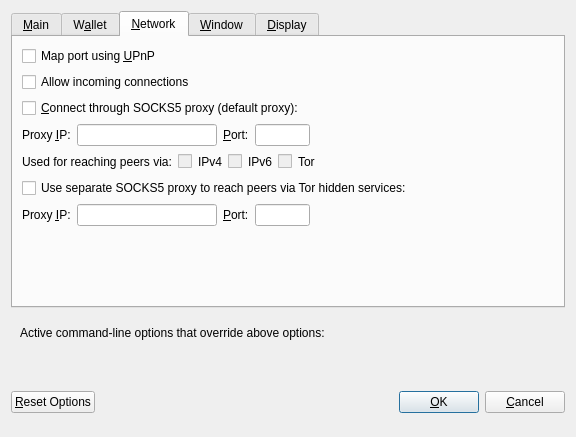
<?xml version="1.0" encoding="UTF-8"?>
<ui version="4.0">
 <class>OptionsDialog</class>
 <widget class="QDialog" name="OptionsDialog">
  <property name="geometry">
   <rect>
    <x>0</x>
    <y>0</y>
    <width>576</width>
    <height>404</height>
   </rect>
  </property>
  <property name="windowTitle">
   <string>Options</string>
  </property>
  <property name="modal">
   <bool>true</bool>
  </property>
  <layout class="QVBoxLayout" name="verticalLayout">
   <item>
    <widget class="QTabWidget" name="tabWidget">
     <property name="currentIndex">
      <number>2</number>
     </property>
     <widget class="QWidget" name="tabMain">
      <attribute name="title">
       <string>&amp;Main</string>
      </attribute>
      <layout class="QVBoxLayout" name="verticalLayout_Main">
       <item>
        <widget class="QCheckBox" name="bitcoinAtStartup">
         <property name="toolTip">
          <string>Automatically start BTR Core after logging in to the system.</string>
         </property>
         <property name="text">
          <string>&amp;Start BTR Core on system login</string>
         </property>
        </widget>
       </item>
       <item>
        <layout class="QHBoxLayout" name="horizontalLayout_2_Main">
         <item>
          <widget class="QLabel" name="databaseCacheLabel">
           <property name="text">
            <string>Size of &amp;database cache</string>
           </property>
           <property name="textFormat">
            <enum>Qt::PlainText</enum>
           </property>
           <property name="buddy">
            <cstring>databaseCache</cstring>
           </property>
          </widget>
         </item>
         <item>
          <widget class="QSpinBox" name="databaseCache"/>
         </item>
         <item>
          <widget class="QLabel" name="databaseCacheUnitLabel">
           <property name="text">
            <string>MB</string>
           </property>
           <property name="textFormat">
            <enum>Qt::PlainText</enum>
           </property>
          </widget>
         </item>
         <item>
          <spacer name="horizontalSpacer_2_Main">
           <property name="orientation">
            <enum>Qt::Horizontal</enum>
           </property>
           <property name="sizeHint" stdset="0">
            <size>
             <width>40</width>
             <height>20</height>
            </size>
           </property>
          </spacer>
         </item>
        </layout>
       </item>
       <item>
        <layout class="QHBoxLayout" name="horizontalLayout_3_Main">
         <item>
          <widget class="QLabel" name="threadsScriptVerifLabel">
           <property name="text">
            <string>Number of script &amp;verification threads</string>
           </property>
           <property name="textFormat">
            <enum>Qt::PlainText</enum>
           </property>
           <property name="buddy">
            <cstring>threadsScriptVerif</cstring>
           </property>
          </widget>
         </item>
         <item>
          <widget class="QSpinBox" name="threadsScriptVerif">
           <property name="toolTip">
            <string>(0 = auto, &lt;0 = leave that many cores free)</string>
           </property>
          </widget>
         </item>
         <item>
          <spacer name="horizontalSpacer_3_Main">
           <property name="orientation">
            <enum>Qt::Horizontal</enum>
           </property>
           <property name="sizeHint" stdset="0">
            <size>
             <width>40</width>
             <height>20</height>
            </size>
           </property>
          </spacer>
         </item>
        </layout>
       </item>
       <item>
        <spacer name="verticalSpacer_Main">
         <property name="orientation">
          <enum>Qt::Vertical</enum>
         </property>
         <property name="sizeHint" stdset="0">
          <size>
           <width>20</width>
           <height>40</height>
          </size>
         </property>
        </spacer>
       </item>
      </layout>
     </widget>
     <widget class="QWidget" name="tabWallet">
      <attribute name="title">
       <string>W&amp;allet</string>
      </attribute>
      <layout class="QVBoxLayout" name="verticalLayout_Wallet">
       <item>
        <widget class="QGroupBox" name="groupBox">
         <property name="title">
          <string>Expert</string>
         </property>
         <layout class="QVBoxLayout" name="verticalLayout_2">
          <item>
           <widget class="QCheckBox" name="coinControlFeatures">
            <property name="toolTip">
             <string>Whether to show coin control features or not.</string>
            </property>
            <property name="text">
             <string>Enable coin &amp;control features</string>
            </property>
           </widget>
          </item>
          <item>
           <widget class="QCheckBox" name="showMasternodesTab">
            <property name="toolTip">
             <string>Show additional tab listing all your masternodes in first sub-tab&lt;br/&gt;and all masternodes on the network in second sub-tab.</string>
            </property>
            <property name="text">
             <string>Show Masternodes Tab</string>
            </property>
           </widget>
          </item>
          <item>
           <widget class="QCheckBox" name="showAdvancedPSUI">
            <property name="toolTip">
             <string>Show additional information and buttons for PrivateSend on overview screen.</string>
            </property>
            <property name="text">
             <string>Enable advanced PrivateSend interface</string>
            </property>
           </widget>
          </item>
          <item>
           <widget class="QCheckBox" name="lowKeysWarning">
            <property name="toolTip">
             <string>Show warning dialog when PrivateSend detects that wallet has very low number of keys left.</string>
            </property>
            <property name="text">
             <string>Warn if PrivateSend is running out of keys</string>
            </property>
           </widget>
          </item>
          <item>
           <widget class="QCheckBox" name="privateSendMultiSession">
            <property name="toolTip">
             <string>Whether to use experimental PrivateSend mode with multiple mixing sessions per block.&lt;br/&gt;Note: You must use this feature carefully.&lt;br/&gt;Make sure you always have recent wallet (auto)backup in a safe place!</string>
            </property>
            <property name="text">
             <string>Enable PrivateSend &amp;multi-session</string>
            </property>
           </widget>
          </item>
          <item>
           <widget class="QCheckBox" name="spendZeroConfChange">
            <property name="toolTip">
             <string>If you disable the spending of unconfirmed change, the change from a transaction&lt;br/&gt;cannot be used until that transaction has at least one confirmation.&lt;br/&gt;This also affects how your balance is computed.</string>
            </property>
            <property name="text">
             <string>&amp;Spend unconfirmed change</string>
            </property>
           </widget>
          </item>
         </layout>
        </widget>
       </item>
       <item>
        <layout class="QHBoxLayout" name="horizontalLayout_4_Wallet">
         <item>
          <widget class="QLabel" name="label">
           <property name="toolTip">
            <string>This setting determines the amount of individual masternodes that an input will be anonymized through.&lt;br/&gt;More rounds of anonymization gives a higher degree of privacy, but also costs more in fees.</string>
           </property>
           <property name="text">
            <string>PrivateSend rounds to use</string>
           </property>
          </widget>
         </item>
         <item>
          <widget class="QSpinBox" name="privateSendRounds">
           <property name="minimum">
            <number>2</number>
           </property>
           <property name="maximum">
            <number>8</number>
           </property>
           <property name="value">
            <number>4</number>
           </property>
          </widget>
         </item>
        </layout>
       </item>
       <item>
        <layout class="QHBoxLayout" name="horizontalLayout">
         <item>
          <widget class="QLabel" name="label_2">
           <property name="toolTip">
            <string>This amount acts as a threshold to turn off PrivateSend once it's reached.</string>
           </property>
           <property name="statusTip">
            <string notr="true"/>
           </property>
           <property name="whatsThis">
            <string notr="true"/>
           </property>
           <property name="accessibleName">
            <string notr="true"/>
           </property>
           <property name="accessibleDescription">
            <string notr="true"/>
           </property>
           <property name="text">
            <string>Amount of BTR to keep anonymized</string>
           </property>
          </widget>
         </item>
         <item>
          <widget class="QSpinBox" name="privateSendAmount">
           <property name="minimum">
            <number>2</number>
           </property>
           <property name="maximum">
            <number>2000</number>
           </property>
           <property name="singleStep">
            <number>10</number>
           </property>
           <property name="value">
            <number>1000</number>
           </property>
          </widget>
         </item>
        </layout>
       </item>
       <item>
        <spacer name="verticalSpacer_Wallet">
         <property name="orientation">
          <enum>Qt::Vertical</enum>
         </property>
         <property name="sizeHint" stdset="0">
          <size>
           <width>20</width>
           <height>40</height>
          </size>
         </property>
        </spacer>
       </item>
      </layout>
     </widget>
     <widget class="QWidget" name="tabNetwork">
      <attribute name="title">
       <string>&amp;Network</string>
      </attribute>
      <layout class="QVBoxLayout" name="verticalLayout_Network">
       <item>
        <widget class="QCheckBox" name="mapPortUpnp">
         <property name="toolTip">
          <string>Automatically open the BTR Core client port on the router. This only works when your router supports UPnP and it is enabled.</string>
         </property>
         <property name="text">
          <string>Map port using &amp;UPnP</string>
         </property>
        </widget>
       </item>
       <item>
        <widget class="QCheckBox" name="allowIncoming">
         <property name="toolTip">
          <string>Accept connections from outside</string>
         </property>
         <property name="text">
          <string>Allow incoming connections</string>
         </property>
        </widget>
       </item>
       <item>
        <widget class="QCheckBox" name="connectSocks">
         <property name="toolTip">
          <string>Connect to the BTR network through a SOCKS5 proxy.</string>
         </property>
         <property name="text">
          <string>&amp;Connect through SOCKS5 proxy (default proxy):</string>
         </property>
        </widget>
       </item>
       <item>
        <layout class="QHBoxLayout" name="horizontalLayout_1_Network">
         <item>
          <widget class="QLabel" name="proxyIpLabel">
           <property name="text">
            <string>Proxy &amp;IP:</string>
           </property>
           <property name="textFormat">
            <enum>Qt::PlainText</enum>
           </property>
           <property name="buddy">
            <cstring>proxyIp</cstring>
           </property>
          </widget>
         </item>
         <item>
          <widget class="QValidatedLineEdit" name="proxyIp">
           <property name="minimumSize">
            <size>
             <width>140</width>
             <height>0</height>
            </size>
           </property>
           <property name="maximumSize">
            <size>
             <width>140</width>
             <height>16777215</height>
            </size>
           </property>
           <property name="toolTip">
            <string>IP address of the proxy (e.g. IPv4: 127.0.0.1 / IPv6: ::1)</string>
           </property>
          </widget>
         </item>
         <item>
          <widget class="QLabel" name="proxyPortLabel">
           <property name="text">
            <string>&amp;Port:</string>
           </property>
           <property name="textFormat">
            <enum>Qt::PlainText</enum>
           </property>
           <property name="buddy">
            <cstring>proxyPort</cstring>
           </property>
          </widget>
         </item>
         <item>
          <widget class="QLineEdit" name="proxyPort">
           <property name="minimumSize">
            <size>
             <width>55</width>
             <height>0</height>
            </size>
           </property>
           <property name="maximumSize">
            <size>
             <width>55</width>
             <height>16777215</height>
            </size>
           </property>
           <property name="toolTip">
            <string>Port of the proxy (e.g. 9050)</string>
           </property>
          </widget>
         </item>
         <item>
          <spacer name="horizontalSpacer_1_Network">
           <property name="orientation">
            <enum>Qt::Horizontal</enum>
           </property>
           <property name="sizeHint" stdset="0">
            <size>
             <width>40</width>
             <height>20</height>
            </size>
           </property>
          </spacer>
         </item>
        </layout>
       </item>
       <item>
        <layout class="QHBoxLayout" name="horizontalLayout_2_Network">
         <item>
          <widget class="QLabel" name="proxyActiveNets">
           <property name="text">
            <string>Used for reaching peers via:</string>
           </property>
           <property name="textFormat">
            <enum>Qt::PlainText</enum>
           </property>
          </widget>
         </item>
         <item>
          <widget class="QCheckBox" name="proxyReachIPv4">
           <property name="enabled">
            <bool>false</bool>
           </property>
           <property name="toolTip">
            <string>Shows, if the supplied default SOCKS5 proxy is used to reach peers via this network type.</string>
           </property>
           <property name="text">
            <string/>
           </property>
          </widget>
         </item>
         <item>
          <widget class="QLabel" name="proxyReachIPv4Label">
           <property name="text">
            <string>IPv4</string>
           </property>
           <property name="textFormat">
            <enum>Qt::PlainText</enum>
           </property>
          </widget>
         </item>
         <item>
          <widget class="QCheckBox" name="proxyReachIPv6">
           <property name="enabled">
            <bool>false</bool>
           </property>
           <property name="toolTip">
            <string>Shows, if the supplied default SOCKS5 proxy is used to reach peers via this network type.</string>
           </property>
           <property name="text">
            <string/>
           </property>
          </widget>
         </item>
         <item>
          <widget class="QLabel" name="proxyReachIPv6Label">
           <property name="text">
            <string>IPv6</string>
           </property>
           <property name="textFormat">
            <enum>Qt::PlainText</enum>
           </property>
          </widget>
         </item>
         <item>
          <widget class="QCheckBox" name="proxyReachTor">
           <property name="enabled">
            <bool>false</bool>
           </property>
           <property name="toolTip">
            <string>Shows, if the supplied default SOCKS5 proxy is used to reach peers via this network type.</string>
           </property>
           <property name="text">
            <string/>
           </property>
          </widget>
         </item>
         <item>
          <widget class="QLabel" name="proxyReachTorLabel">
           <property name="text">
            <string>Tor</string>
           </property>
           <property name="textFormat">
            <enum>Qt::PlainText</enum>
           </property>
          </widget>
         </item>
         <item>
          <spacer name="horizontalSpacer_2_Network">
           <property name="orientation">
            <enum>Qt::Horizontal</enum>
           </property>
           <property name="sizeHint" stdset="0">
            <size>
             <width>40</width>
             <height>20</height>
            </size>
           </property>
          </spacer>
         </item>
        </layout>
       </item>
       <item>
        <widget class="QCheckBox" name="connectSocksTor">
         <property name="toolTip">
          <string>Connect to the BTR network through a separate SOCKS5 proxy for Tor hidden services.</string>
         </property>
         <property name="text">
          <string>Use separate SOCKS5 proxy to reach peers via Tor hidden services:</string>
         </property>
        </widget>
       </item>
       <item>
        <layout class="QHBoxLayout" name="horizontalLayout_3_Network">
         <item>
          <widget class="QLabel" name="proxyIpTorLabel">
           <property name="text">
            <string>Proxy &amp;IP:</string>
           </property>
           <property name="textFormat">
            <enum>Qt::PlainText</enum>
           </property>
           <property name="buddy">
            <cstring>proxyIpTor</cstring>
           </property>
          </widget>
         </item>
         <item>
          <widget class="QValidatedLineEdit" name="proxyIpTor">
           <property name="minimumSize">
            <size>
             <width>140</width>
             <height>0</height>
            </size>
           </property>
           <property name="maximumSize">
            <size>
             <width>140</width>
             <height>16777215</height>
            </size>
           </property>
           <property name="toolTip">
            <string>IP address of the proxy (e.g. IPv4: 127.0.0.1 / IPv6: ::1)</string>
           </property>
          </widget>
         </item>
         <item>
          <widget class="QLabel" name="proxyPortTorLabel">
           <property name="text">
            <string>&amp;Port:</string>
           </property>
           <property name="textFormat">
            <enum>Qt::PlainText</enum>
           </property>
           <property name="buddy">
            <cstring>proxyPortTor</cstring>
           </property>
          </widget>
         </item>
         <item>
          <widget class="QLineEdit" name="proxyPortTor">
           <property name="minimumSize">
            <size>
             <width>55</width>
             <height>0</height>
            </size>
           </property>
           <property name="maximumSize">
            <size>
             <width>55</width>
             <height>16777215</height>
            </size>
           </property>
           <property name="toolTip">
            <string>Port of the proxy (e.g. 9050)</string>
           </property>
          </widget>
         </item>
         <item>
          <spacer name="horizontalSpacer_4_Network">
           <property name="orientation">
            <enum>Qt::Horizontal</enum>
           </property>
           <property name="sizeHint" stdset="0">
            <size>
             <width>40</width>
             <height>20</height>
            </size>
           </property>
          </spacer>
         </item>
        </layout>
       </item>
       <item>
        <spacer name="verticalSpacer_Network">
         <property name="orientation">
          <enum>Qt::Vertical</enum>
         </property>
         <property name="sizeHint" stdset="0">
          <size>
           <width>20</width>
           <height>40</height>
          </size>
         </property>
        </spacer>
       </item>
      </layout>
     </widget>
     <widget class="QWidget" name="tabWindow">
      <attribute name="title">
       <string>&amp;Window</string>
      </attribute>
      <layout class="QVBoxLayout" name="verticalLayout_Window">
       <item>
        <widget class="QCheckBox" name="hideTrayIcon">
         <property name="toolTip">
          <string>&amp;Hide the icon from the system tray.</string>
         </property>
         <property name="text">
          <string>Hide tray icon</string>
         </property>
        </widget>
       </item>
       <item>
        <widget class="QCheckBox" name="minimizeToTray">
         <property name="toolTip">
          <string>Show only a tray icon after minimizing the window.</string>
         </property>
         <property name="text">
          <string>&amp;Minimize to the tray instead of the taskbar</string>
         </property>
        </widget>
       </item>
       <item>
        <widget class="QCheckBox" name="minimizeOnClose">
         <property name="toolTip">
          <string>Minimize instead of exit the application when the window is closed. When this option is enabled, the application will be closed only after selecting Exit in the menu.</string>
         </property>
         <property name="text">
          <string>M&amp;inimize on close</string>
         </property>
        </widget>
       </item>
       <item>
        <spacer name="verticalSpacer_Window">
         <property name="orientation">
          <enum>Qt::Vertical</enum>
         </property>
         <property name="sizeHint" stdset="0">
          <size>
           <width>20</width>
           <height>40</height>
          </size>
         </property>
        </spacer>
       </item>
      </layout>
     </widget>
     <widget class="QWidget" name="tabDisplay">
      <attribute name="title">
       <string>&amp;Display</string>
      </attribute>
      <layout class="QVBoxLayout" name="verticalLayout_Display">
       <item>
        <layout class="QHBoxLayout" name="horizontalLayout_1_Display">
         <item>
          <widget class="QLabel" name="langLabel">
           <property name="text">
            <string>User Interface &amp;language:</string>
           </property>
           <property name="textFormat">
            <enum>Qt::PlainText</enum>
           </property>
           <property name="buddy">
            <cstring>lang</cstring>
           </property>
          </widget>
         </item>
         <item>
          <widget class="QValueComboBox" name="lang">
           <property name="toolTip">
            <string>The user interface language can be set here. This setting will take effect after restarting BTR Core.</string>
           </property>
          </widget>
         </item>
        </layout>
       </item>
       <item>
        <widget class="QLabel" name="label_3">
         <property name="toolTip">
          <string notr="true"/>
         </property>
         <property name="statusTip">
          <string notr="true"/>
         </property>
         <property name="whatsThis">
          <string notr="true"/>
         </property>
         <property name="accessibleName">
          <string notr="true"/>
         </property>
         <property name="text">
          <string>Language missing or translation incomplete? Help contributing translations here:
https://www.transifex.com/projects/p/BTR/</string>
         </property>
         <property name="wordWrap">
          <bool>true</bool>
         </property>
         <property name="openExternalLinks">
          <bool>true</bool>
         </property>
         <property name="textInteractionFlags">
          <set>Qt::TextBrowserInteraction</set>
         </property>
        </widget>
       </item>
       <item>
        <layout class="QHBoxLayout" name="horizontalLayout_4_Display" stretch="0,0">
         <item>
          <widget class="QLabel" name="themeLabel">
           <property name="text">
            <string>User Interface Theme:</string>
           </property>
          </widget>
         </item>
         <item>
          <widget class="QValueComboBox" name="theme"/>
         </item>
        </layout>
       </item>
       <item>
        <widget class="Line" name="line">
         <property name="orientation">
          <enum>Qt::Horizontal</enum>
         </property>
        </widget>
       </item>
       <item>
        <layout class="QHBoxLayout" name="horizontalLayout_2_Display">
         <item>
          <widget class="QLabel" name="unitLabel">
           <property name="text">
            <string>&amp;Unit to show amounts in:</string>
           </property>
           <property name="textFormat">
            <enum>Qt::PlainText</enum>
           </property>
           <property name="buddy">
            <cstring>unit</cstring>
           </property>
          </widget>
         </item>
         <item>
          <widget class="QValueComboBox" name="unit">
           <property name="toolTip">
            <string>Choose the default subdivision unit to show in the interface and when sending coins.</string>
           </property>
          </widget>
         </item>
        </layout>
       </item>
       <item>
        <layout class="QHBoxLayout" name="horizontalLayout_5_Display">
         <item>
          <widget class="QLabel" name="digitsLabel">
           <property name="text">
            <string>Decimal digits</string>
           </property>
          </widget>
         </item>
         <item>
          <widget class="QValueComboBox" name="digits"/>
         </item>
        </layout>
       </item>
       <item>
        <layout class="QHBoxLayout" name="horizontalLayout_3_Display">
         <item>
          <widget class="QLabel" name="thirdPartyTxUrlsLabel">
           <property name="toolTip">
            <string>Third party URLs (e.g. a block explorer) that appear in the transactions tab as context menu items.&lt;br/&gt;%s in the URL is replaced by transaction hash. Multiple URLs are separated by vertical bar |.</string>
           </property>
           <property name="text">
            <string>Third party transaction URLs</string>
           </property>
           <property name="buddy">
            <cstring>thirdPartyTxUrls</cstring>
           </property>
          </widget>
         </item>
         <item>
          <widget class="QLineEdit" name="thirdPartyTxUrls">
           <property name="toolTip">
            <string>Third party URLs (e.g. a block explorer) that appear in the transactions tab as context menu items.&lt;br/&gt;%s in the URL is replaced by transaction hash. Multiple URLs are separated by vertical bar |.</string>
           </property>
          </widget>
         </item>
        </layout>
       </item>
       <item>
        <spacer name="verticalSpacer">
         <property name="orientation">
          <enum>Qt::Vertical</enum>
         </property>
         <property name="sizeHint" stdset="0">
          <size>
           <width>20</width>
           <height>40</height>
          </size>
         </property>
        </spacer>
       </item>
      </layout>
     </widget>
    </widget>
   </item>
   <item>
    <widget class="QFrame" name="frame">
     <layout class="QVBoxLayout" name="verticalLayout_Bottom">
      <item>
       <layout class="QHBoxLayout" name="horizontalLayout_Bottom">
        <item>
         <widget class="QLabel" name="overriddenByCommandLineInfoLabel">
          <property name="text">
           <string>Active command-line options that override above options:</string>
          </property>
          <property name="textFormat">
           <enum>Qt::PlainText</enum>
          </property>
         </widget>
        </item>
        <item>
         <spacer name="horizontalSpacer_Bottom">
          <property name="orientation">
           <enum>Qt::Horizontal</enum>
          </property>
          <property name="sizeHint" stdset="0">
           <size>
            <width>40</width>
            <height>20</height>
           </size>
          </property>
         </spacer>
        </item>
       </layout>
      </item>
      <item>
       <widget class="QLabel" name="overriddenByCommandLineLabel">
        <property name="text">
         <string/>
        </property>
        <property name="textFormat">
         <enum>Qt::PlainText</enum>
        </property>
        <property name="wordWrap">
         <bool>true</bool>
        </property>
       </widget>
      </item>
     </layout>
    </widget>
   </item>
   <item>
    <layout class="QHBoxLayout" name="horizontalLayout_Buttons">
     <item>
      <widget class="QPushButton" name="resetButton">
       <property name="toolTip">
        <string>Reset all client options to default.</string>
       </property>
       <property name="text">
        <string>&amp;Reset Options</string>
       </property>
       <property name="autoDefault">
        <bool>false</bool>
       </property>
      </widget>
     </item>
     <item>
      <spacer name="horizontalSpacer_1">
       <property name="orientation">
        <enum>Qt::Horizontal</enum>
       </property>
       <property name="sizeHint" stdset="0">
        <size>
         <width>40</width>
         <height>48</height>
        </size>
       </property>
      </spacer>
     </item>
     <item>
      <widget class="QLabel" name="statusLabel">
       <property name="minimumSize">
        <size>
         <width>200</width>
         <height>0</height>
        </size>
       </property>
       <property name="font">
        <font>
         <weight>75</weight>
         <bold>true</bold>
        </font>
       </property>
       <property name="text">
        <string/>
       </property>
       <property name="textFormat">
        <enum>Qt::PlainText</enum>
       </property>
       <property name="wordWrap">
        <bool>true</bool>
       </property>
      </widget>
     </item>
     <item>
      <spacer name="horizontalSpacer_2">
       <property name="orientation">
        <enum>Qt::Horizontal</enum>
       </property>
       <property name="sizeHint" stdset="0">
        <size>
         <width>40</width>
         <height>48</height>
        </size>
       </property>
      </spacer>
     </item>
     <item>
      <widget class="QPushButton" name="okButton">
       <property name="text">
        <string>&amp;OK</string>
       </property>
       <property name="autoDefault">
        <bool>false</bool>
       </property>
       <property name="default">
        <bool>true</bool>
       </property>
      </widget>
     </item>
     <item>
      <widget class="QPushButton" name="cancelButton">
       <property name="text">
        <string>&amp;Cancel</string>
       </property>
       <property name="autoDefault">
        <bool>false</bool>
       </property>
      </widget>
     </item>
    </layout>
   </item>
  </layout>
 </widget>
 <customwidgets>
  <customwidget>
   <class>QValidatedLineEdit</class>
   <extends>QLineEdit</extends>
   <header>qvalidatedlineedit.h</header>
  </customwidget>
  <customwidget>
   <class>QValueComboBox</class>
   <extends>QComboBox</extends>
   <header>qvaluecombobox.h</header>
  </customwidget>
 </customwidgets>
 <resources/>
 <connections/>
</ui>
